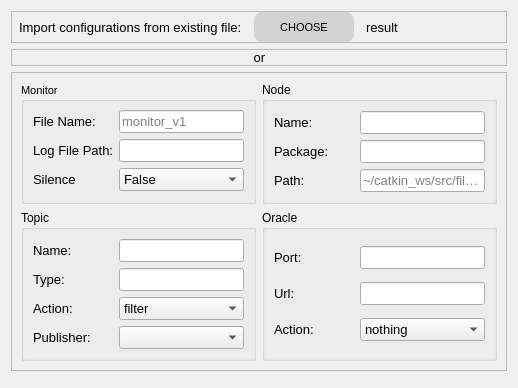
          <widget class="QWidget" name="W_ConfigEnterPage">
           <property name="styleSheet">
            <string notr="true"/>
           </property>
           <attribute name="title">
            <string>Enter</string>
           </attribute>
           <layout class="QVBoxLayout" name="verticalLayout_4">
            <item>
             <widget class="QFrame" name="F_ConfigMonitorOFD">
              <property name="maximumSize">
               <size>
                <width>16777215</width>
                <height>40</height>
               </size>
              </property>
              <property name="frameShape">
               <enum>QFrame::StyledPanel</enum>
              </property>
              <property name="frameShadow">
               <enum>QFrame::Raised</enum>
              </property>
              <layout class="QHBoxLayout" name="horizontalLayout_5">
               <property name="spacing">
                <number>12</number>
               </property>
               <property name="leftMargin">
                <number>7</number>
               </property>
               <property name="topMargin">
                <number>0</number>
               </property>
               <property name="rightMargin">
                <number>7</number>
               </property>
               <property name="bottomMargin">
                <number>0</number>
               </property>
               <item>
                <widget class="QLabel" name="label">
                 <property name="font">
                  <font>
                   <pointsize>10</pointsize>
                  </font>
                 </property>
                 <property name="text">
                  <string>Import configurations from existing file:</string>
                 </property>
                </widget>
               </item>
               <item>
                <widget class="QPushButton" name="pushButton">
                 <property name="maximumSize">
                  <size>
                   <width>100</width>
                   <height>30</height>
                  </size>
                 </property>
                 <property name="font">
                  <font>
                   <pointsize>8</pointsize>
                   <weight>50</weight>
                   <bold>false</bold>
                  </font>
                 </property>
                 <property name="styleSheet">
                  <string notr="true">background-color: #D3D3D3;
  border-radius: 8px;
  border-width: 0;
  color: #black;
  display: inline-block;
  list-style: none;
  margin: 0;
  padding: 10px 12px;
  text-align: center;
  transition: all 200ms;
  vertical-align: baseline;</string>
                 </property>
                 <property name="text">
                  <string>CHOOSE</string>
                 </property>
                 <property name="checkable">
                  <bool>true</bool>
                 </property>
                </widget>
               </item>
               <item>
                <widget class="QLabel" name="label_2">
                 <property name="font">
                  <font>
                   <pointsize>10</pointsize>
                  </font>
                 </property>
                 <property name="text">
                  <string>result</string>
                 </property>
                 <property name="alignment">
                  <set>Qt::AlignLeading|Qt::AlignLeft|Qt::AlignVCenter</set>
                 </property>
                 <property name="margin">
                  <number>0</number>
                 </property>
                </widget>
               </item>
              </layout>
             </widget>
            </item>
            <item>
             <widget class="QFrame" name="F_ConfigMonitorSeperator">
              <property name="maximumSize">
               <size>
                <width>16777215</width>
                <height>25</height>
               </size>
              </property>
              <property name="layoutDirection">
               <enum>Qt::LeftToRight</enum>
              </property>
              <property name="styleSheet">
               <string notr="true"/>
              </property>
              <property name="frameShape">
               <enum>QFrame::StyledPanel</enum>
              </property>
              <property name="frameShadow">
               <enum>QFrame::Raised</enum>
              </property>
              <property name="lineWidth">
               <number>2</number>
              </property>
              <property name="midLineWidth">
               <number>-1</number>
              </property>
              <layout class="QHBoxLayout" name="horizontalLayout_6">
               <property name="spacing">
                <number>0</number>
               </property>
               <property name="topMargin">
                <number>0</number>
               </property>
               <property name="rightMargin">
                <number>0</number>
               </property>
               <property name="bottomMargin">
                <number>0</number>
               </property>
               <item>
                <widget class="QLabel" name="label_3">
                 <property name="maximumSize">
                  <size>
                   <width>20</width>
                   <height>20</height>
                  </size>
                 </property>
                 <property name="font">
                  <font>
                   <pointsize>10</pointsize>
                  </font>
                 </property>
                 <property name="midLineWidth">
                  <number>-1</number>
                 </property>
                 <property name="text">
                  <string>or  </string>
                 </property>
                 <property name="alignment">
                  <set>Qt::AlignCenter</set>
                 </property>
                </widget>
               </item>
              </layout>
             </widget>
            </item>
            <item>
             <widget class="QFrame" name="F_ConfigMonitorContent">
              <property name="styleSheet">
               <string notr="true"/>
              </property>
              <property name="frameShape">
               <enum>QFrame::StyledPanel</enum>
              </property>
              <property name="frameShadow">
               <enum>QFrame::Raised</enum>
              </property>
              <layout class="QGridLayout" name="gridLayout_2">
               <item row="3" column="0">
                <widget class="QGroupBox" name="groupBox_3">
                 <property name="title">
                  <string>Topic</string>
                 </property>
                 <layout class="QGridLayout" name="gridLayout_5">
                  <item row="2" column="1">
                   <widget class="QComboBox" name="comboBox_3">
                    <property name="font">
                     <font>
                      <pointsize>10</pointsize>
                     </font>
                    </property>
                    <item>
                     <property name="text">
                      <string>filter</string>
                     </property>
                    </item>
                    <item>
                     <property name="text">
                      <string>log</string>
                     </property>
                    </item>
                   </widget>
                  </item>
                  <item row="3" column="1">
                   <widget class="QComboBox" name="comboBox_2">
                    <property name="font">
                     <font>
                      <pointsize>10</pointsize>
                     </font>
                    </property>
                   </widget>
                  </item>
                  <item row="3" column="0">
                   <widget class="QLabel" name="label_14">
                    <property name="minimumSize">
                     <size>
                      <width>80</width>
                      <height>0</height>
                     </size>
                    </property>
                    <property name="maximumSize">
                     <size>
                      <width>80</width>
                      <height>16777215</height>
                     </size>
                    </property>
                    <property name="font">
                     <font>
                      <pointsize>10</pointsize>
                     </font>
                    </property>
                    <property name="text">
                     <string>Publisher:</string>
                    </property>
                   </widget>
                  </item>
                  <item row="1" column="0">
                   <widget class="QLabel" name="label_12">
                    <property name="minimumSize">
                     <size>
                      <width>80</width>
                      <height>0</height>
                     </size>
                    </property>
                    <property name="maximumSize">
                     <size>
                      <width>80</width>
                      <height>16777215</height>
                     </size>
                    </property>
                    <property name="font">
                     <font>
                      <pointsize>10</pointsize>
                     </font>
                    </property>
                    <property name="text">
                     <string>Type:</string>
                    </property>
                   </widget>
                  </item>
                  <item row="2" column="0">
                   <widget class="QLabel" name="label_13">
                    <property name="minimumSize">
                     <size>
                      <width>80</width>
                      <height>0</height>
                     </size>
                    </property>
                    <property name="maximumSize">
                     <size>
                      <width>80</width>
                      <height>16777215</height>
                     </size>
                    </property>
                    <property name="font">
                     <font>
                      <pointsize>10</pointsize>
                     </font>
                    </property>
                    <property name="text">
                     <string>Action:</string>
                    </property>
                   </widget>
                  </item>
                  <item row="0" column="1">
                   <widget class="QLineEdit" name="lineEdit_3">
                    <property name="font">
                     <font>
                      <pointsize>10</pointsize>
                     </font>
                    </property>
                   </widget>
                  </item>
                  <item row="0" column="0">
                   <widget class="QLabel" name="label_8">
                    <property name="minimumSize">
                     <size>
                      <width>80</width>
                      <height>0</height>
                     </size>
                    </property>
                    <property name="maximumSize">
                     <size>
                      <width>80</width>
                      <height>16777215</height>
                     </size>
                    </property>
                    <property name="font">
                     <font>
                      <pointsize>10</pointsize>
                     </font>
                    </property>
                    <property name="text">
                     <string>Name:</string>
                    </property>
                   </widget>
                  </item>
                  <item row="1" column="1">
                   <widget class="QLineEdit" name="lineEdit_8">
                    <property name="font">
                     <font>
                      <pointsize>10</pointsize>
                     </font>
                    </property>
                   </widget>
                  </item>
                 </layout>
                </widget>
               </item>
               <item row="3" column="1">
                <widget class="QGroupBox" name="groupBox_4">
                 <property name="title">
                  <string>Oracle</string>
                 </property>
                 <layout class="QGridLayout" name="gridLayout_4">
                  <item row="0" column="1">
                   <widget class="QLabel" name="label_9">
                    <property name="minimumSize">
                     <size>
                      <width>80</width>
                      <height>0</height>
                     </size>
                    </property>
                    <property name="maximumSize">
                     <size>
                      <width>80</width>
                      <height>16777215</height>
                     </size>
                    </property>
                    <property name="font">
                     <font>
                      <pointsize>10</pointsize>
                     </font>
                    </property>
                    <property name="text">
                     <string>Port:</string>
                    </property>
                   </widget>
                  </item>
                  <item row="2" column="2">
                   <widget class="QComboBox" name="comboBox_4">
                    <property name="font">
                     <font>
                      <pointsize>10</pointsize>
                     </font>
                    </property>
                    <item>
                     <property name="text">
                      <string>nothing</string>
                     </property>
                    </item>
                   </widget>
                  </item>
                  <item row="0" column="2">
                   <widget class="QLineEdit" name="lineEdit_4">
                    <property name="font">
                     <font>
                      <pointsize>10</pointsize>
                     </font>
                    </property>
                   </widget>
                  </item>
                  <item row="1" column="2">
                   <widget class="QLineEdit" name="lineEdit_10">
                    <property name="font">
                     <font>
                      <pointsize>10</pointsize>
                     </font>
                    </property>
                   </widget>
                  </item>
                  <item row="1" column="1">
                   <widget class="QLabel" name="label_15">
                    <property name="minimumSize">
                     <size>
                      <width>80</width>
                      <height>0</height>
                     </size>
                    </property>
                    <property name="maximumSize">
                     <size>
                      <width>80</width>
                      <height>16777215</height>
                     </size>
                    </property>
                    <property name="font">
                     <font>
                      <pointsize>10</pointsize>
                     </font>
                    </property>
                    <property name="text">
                     <string>Url:</string>
                    </property>
                   </widget>
                  </item>
                  <item row="2" column="1">
                   <widget class="QLabel" name="label_16">
                    <property name="minimumSize">
                     <size>
                      <width>80</width>
                      <height>0</height>
                     </size>
                    </property>
                    <property name="maximumSize">
                     <size>
                      <width>80</width>
                      <height>16777215</height>
                     </size>
                    </property>
                    <property name="font">
                     <font>
                      <pointsize>10</pointsize>
                     </font>
                    </property>
                    <property name="text">
                     <string>Action:</string>
                    </property>
                   </widget>
                  </item>
                 </layout>
                </widget>
               </item>
               <item row="0" column="0">
                <widget class="QGroupBox" name="groupBox">
                 <property name="font">
                  <font>
                   <pointsize>8</pointsize>
                  </font>
                 </property>
                 <property name="title">
                  <string>Monitor</string>
                 </property>
                 <property name="alignment">
                  <set>Qt::AlignLeading|Qt::AlignLeft|Qt::AlignVCenter</set>
                 </property>
                 <layout class="QGridLayout">
                  <item row="0" column="2">
                   <widget class="QLineEdit" name="lineEdit">
                    <property name="font">
                     <font>
                      <pointsize>10</pointsize>
                     </font>
                    </property>
                    <property name="text">
                     <string/>
                    </property>
                    <property name="placeholderText">
                     <string>monitor_v1</string>
                    </property>
                   </widget>
                  </item>
                  <item row="1" column="2">
                   <widget class="QLineEdit" name="lineEdit_6">
                    <property name="font">
                     <font>
                      <pointsize>10</pointsize>
                     </font>
                    </property>
                    <property name="text">
                     <string/>
                    </property>
                    <property name="placeholderText">
                     <string/>
                    </property>
                   </widget>
                  </item>
                  <item row="0" column="1">
                   <widget class="QLabel" name="label_4">
                    <property name="minimumSize">
                     <size>
                      <width>80</width>
                      <height>0</height>
                     </size>
                    </property>
                    <property name="maximumSize">
                     <size>
                      <width>80</width>
                      <height>16777215</height>
                     </size>
                    </property>
                    <property name="font">
                     <font>
                      <pointsize>10</pointsize>
                     </font>
                    </property>
                    <property name="text">
                     <string>File Name:</string>
                    </property>
                   </widget>
                  </item>
                  <item row="2" column="2">
                   <widget class="QComboBox" name="comboBox">
                    <property name="font">
                     <font>
                      <pointsize>10</pointsize>
                     </font>
                    </property>
                    <item>
                     <property name="text">
                      <string>False</string>
                     </property>
                    </item>
                    <item>
                     <property name="text">
                      <string>True</string>
                     </property>
                    </item>
                   </widget>
                  </item>
                  <item row="1" column="1">
                   <widget class="QLabel" name="label_5">
                    <property name="minimumSize">
                     <size>
                      <width>80</width>
                      <height>0</height>
                     </size>
                    </property>
                    <property name="maximumSize">
                     <size>
                      <width>80</width>
                      <height>16777215</height>
                     </size>
                    </property>
                    <property name="font">
                     <font>
                      <pointsize>10</pointsize>
                     </font>
                    </property>
                    <property name="text">
                     <string>Log File Path:</string>
                    </property>
                   </widget>
                  </item>
                  <item row="2" column="1">
                   <widget class="QLabel" name="label_6">
                    <property name="minimumSize">
                     <size>
                      <width>80</width>
                      <height>0</height>
                     </size>
                    </property>
                    <property name="maximumSize">
                     <size>
                      <width>80</width>
                      <height>16777215</height>
                     </size>
                    </property>
                    <property name="font">
                     <font>
                      <pointsize>10</pointsize>
                     </font>
                    </property>
                    <property name="text">
                     <string>Silence</string>
                    </property>
                   </widget>
                  </item>
                 </layout>
                </widget>
               </item>
               <item row="0" column="1">
                <widget class="QGroupBox" name="groupBox_2">
                 <property name="title">
                  <string>Node</string>
                 </property>
                 <layout class="QGridLayout" name="gridLayout_3">
                  <item row="2" column="0">
                   <widget class="QLabel" name="label_11">
                    <property name="minimumSize">
                     <size>
                      <width>80</width>
                      <height>0</height>
                     </size>
                    </property>
                    <property name="maximumSize">
                     <size>
                      <width>80</width>
                      <height>16777215</height>
                     </size>
                    </property>
                    <property name="font">
                     <font>
                      <pointsize>10</pointsize>
                     </font>
                    </property>
                    <property name="text">
                     <string>Path:</string>
                    </property>
                   </widget>
                  </item>
                  <item row="0" column="1">
                   <widget class="QLineEdit" name="lineEdit_2">
                    <property name="font">
                     <font>
                      <pointsize>10</pointsize>
                     </font>
                    </property>
                    <property name="placeholderText">
                     <string/>
                    </property>
                   </widget>
                  </item>
                  <item row="0" column="0">
                   <widget class="QLabel" name="label_7">
                    <property name="minimumSize">
                     <size>
                      <width>80</width>
                      <height>0</height>
                     </size>
                    </property>
                    <property name="maximumSize">
                     <size>
                      <width>80</width>
                      <height>16777215</height>
                     </size>
                    </property>
                    <property name="font">
                     <font>
                      <pointsize>10</pointsize>
                     </font>
                    </property>
                    <property name="text">
                     <string>Name:</string>
                    </property>
                   </widget>
                  </item>
                  <item row="2" column="1">
                   <widget class="QLineEdit" name="lineEdit_7">
                    <property name="font">
                     <font>
                      <pointsize>10</pointsize>
                     </font>
                    </property>
                    <property name="placeholderText">
                     <string>~/catkin_ws/src/filePath</string>
                    </property>
                   </widget>
                  </item>
                  <item row="1" column="1">
                   <widget class="QLineEdit" name="lineEdit_5">
                    <property name="font">
                     <font>
                      <pointsize>10</pointsize>
                     </font>
                    </property>
                   </widget>
                  </item>
                  <item row="1" column="0">
                   <widget class="QLabel" name="label_10">
                    <property name="minimumSize">
                     <size>
                      <width>80</width>
                      <height>0</height>
                     </size>
                    </property>
                    <property name="maximumSize">
                     <size>
                      <width>80</width>
                      <height>16777215</height>
                     </size>
                    </property>
                    <property name="font">
                     <font>
                      <pointsize>10</pointsize>
                     </font>
                    </property>
                    <property name="text">
                     <string>Package:</string>
                    </property>
                   </widget>
                  </item>
                 </layout>
                </widget>
               </item>
              </layout>
             </widget>
            </item>
            <item>
             <widget class="QFrame" name="F_ConfigMonitorBlank">
              <property name="frameShape">
               <enum>QFrame::StyledPanel</enum>
              </property>
              <property name="frameShadow">
               <enum>QFrame::Raised</enum>
              </property>
             </widget>
            </item>
           </layout>
          </widget>
